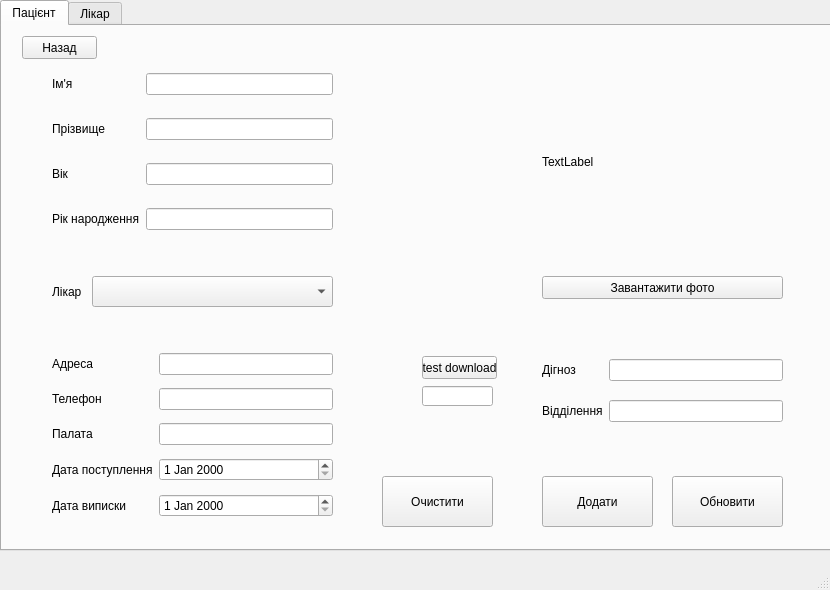
<?xml version="1.0" encoding="UTF-8"?>
<ui version="4.0">
 <class>MainWindow</class>
 <widget class="QMainWindow" name="MainWindow">
  <property name="geometry">
   <rect>
    <x>0</x>
    <y>0</y>
    <width>830</width>
    <height>590</height>
   </rect>
  </property>
  <property name="minimumSize">
   <size>
    <width>830</width>
    <height>590</height>
   </size>
  </property>
  <property name="maximumSize">
   <size>
    <width>830</width>
    <height>590</height>
   </size>
  </property>
  <property name="mouseTracking">
   <bool>false</bool>
  </property>
  <property name="windowTitle">
   <string>Hospitalqt</string>
  </property>
  <property name="toolButtonStyle">
   <enum>Qt::ToolButtonIconOnly</enum>
  </property>
  <property name="tabShape">
   <enum>QTabWidget::Rounded</enum>
  </property>
  <widget class="QWidget" name="centralwidget">
   <widget class="QTabWidget" name="tabWidget">
    <property name="geometry">
     <rect>
      <x>0</x>
      <y>0</y>
      <width>841</width>
      <height>551</height>
     </rect>
    </property>
    <property name="minimumSize">
     <size>
      <width>841</width>
      <height>551</height>
     </size>
    </property>
    <property name="maximumSize">
     <size>
      <width>841</width>
      <height>551</height>
     </size>
    </property>
    <property name="currentIndex">
     <number>0</number>
    </property>
    <widget class="QWidget" name="tab">
     <attribute name="title">
      <string>Пацієнт</string>
     </attribute>
     <widget class="QWidget" name="gridLayoutWidget">
      <property name="geometry">
       <rect>
        <x>50</x>
        <y>30</y>
        <width>281</width>
        <height>191</height>
       </rect>
      </property>
      <layout class="QGridLayout" name="gridLayout">
       <item row="0" column="0">
        <widget class="QLabel" name="label">
         <property name="text">
          <string>Ім'я</string>
         </property>
        </widget>
       </item>
       <item row="1" column="1">
        <widget class="QLineEdit" name="linesurname"/>
       </item>
       <item row="2" column="0">
        <widget class="QLabel" name="label_3">
         <property name="text">
          <string>Вік</string>
         </property>
        </widget>
       </item>
       <item row="2" column="1">
        <widget class="QLineEdit" name="lineage"/>
       </item>
       <item row="1" column="0">
        <widget class="QLabel" name="label_2">
         <property name="text">
          <string>Прізвище</string>
         </property>
        </widget>
       </item>
       <item row="0" column="1">
        <widget class="QLineEdit" name="lineEditname"/>
       </item>
       <item row="4" column="1">
        <widget class="QLineEdit" name="linebirth"/>
       </item>
       <item row="4" column="0">
        <widget class="QLabel" name="label_4">
         <property name="text">
          <string>Рік народження</string>
         </property>
        </widget>
       </item>
      </layout>
     </widget>
     <widget class="QWidget" name="gridLayoutWidget_2">
      <property name="geometry">
       <rect>
        <x>50</x>
        <y>320</y>
        <width>281</width>
        <height>181</height>
       </rect>
      </property>
      <layout class="QGridLayout" name="gridLayout_2">
       <item row="0" column="1">
        <widget class="QLabel" name="label_5">
         <property name="text">
          <string>Адреса              </string>
         </property>
        </widget>
       </item>
       <item row="2" column="2">
        <widget class="QLineEdit" name="linechamber"/>
       </item>
       <item row="1" column="1">
        <widget class="QLabel" name="label_6">
         <property name="text">
          <string>Телефон</string>
         </property>
        </widget>
       </item>
       <item row="1" column="2">
        <widget class="QLineEdit" name="linephone"/>
       </item>
       <item row="3" column="1">
        <widget class="QLabel" name="label_8">
         <property name="text">
          <string>Дата поступлення</string>
         </property>
        </widget>
       </item>
       <item row="2" column="1">
        <widget class="QLabel" name="label_7">
         <property name="text">
          <string>Палата</string>
         </property>
        </widget>
       </item>
       <item row="0" column="2">
        <widget class="QLineEdit" name="lineadress"/>
       </item>
       <item row="4" column="1">
        <widget class="QLabel" name="label_9">
         <property name="text">
          <string>Дата виписки</string>
         </property>
        </widget>
       </item>
       <item row="3" column="2">
        <widget class="QDateEdit" name="dateEdit"/>
       </item>
       <item row="4" column="2">
        <widget class="QDateEdit" name="dateEdit_2"/>
       </item>
      </layout>
     </widget>
     <widget class="QPushButton" name="pushButton">
      <property name="geometry">
       <rect>
        <x>540</x>
        <y>450</y>
        <width>111</width>
        <height>51</height>
       </rect>
      </property>
      <property name="text">
       <string>Додати</string>
      </property>
     </widget>
     <widget class="QPushButton" name="pushButton_2">
      <property name="geometry">
       <rect>
        <x>670</x>
        <y>450</y>
        <width>111</width>
        <height>51</height>
       </rect>
      </property>
      <property name="text">
       <string>Обновити</string>
      </property>
     </widget>
     <widget class="QLabel" name="photoLabel">
      <property name="geometry">
       <rect>
        <x>540</x>
        <y>30</y>
        <width>241</width>
        <height>211</height>
       </rect>
      </property>
      <property name="cursor">
       <cursorShape>ArrowCursor</cursorShape>
      </property>
      <property name="text">
       <string>TextLabel</string>
      </property>
     </widget>
     <widget class="QPushButton" name="loadphoto">
      <property name="geometry">
       <rect>
        <x>540</x>
        <y>250</y>
        <width>241</width>
        <height>23</height>
       </rect>
      </property>
      <property name="text">
       <string>Завантажити фото</string>
      </property>
     </widget>
     <widget class="QPushButton" name="pushButton_3">
      <property name="geometry">
       <rect>
        <x>420</x>
        <y>330</y>
        <width>75</width>
        <height>23</height>
       </rect>
      </property>
      <property name="text">
       <string>test download</string>
      </property>
     </widget>
     <widget class="QLineEdit" name="lineEdit">
      <property name="geometry">
       <rect>
        <x>420</x>
        <y>360</y>
        <width>71</width>
        <height>20</height>
       </rect>
      </property>
     </widget>
     <widget class="QPushButton" name="clearbutton">
      <property name="geometry">
       <rect>
        <x>380</x>
        <y>450</y>
        <width>111</width>
        <height>51</height>
       </rect>
      </property>
      <property name="text">
       <string>Очистити</string>
      </property>
     </widget>
     <widget class="QComboBox" name="comboBox">
      <property name="geometry">
       <rect>
        <x>90</x>
        <y>250</y>
        <width>241</width>
        <height>31</height>
       </rect>
      </property>
     </widget>
     <widget class="QWidget" name="gridLayoutWidget_5">
      <property name="geometry">
       <rect>
        <x>540</x>
        <y>320</y>
        <width>241</width>
        <height>91</height>
       </rect>
      </property>
      <layout class="QGridLayout" name="gridLayout_5">
       <item row="0" column="0">
        <widget class="QLabel" name="labeldiagnosis">
         <property name="text">
          <string>Дігноз</string>
         </property>
        </widget>
       </item>
       <item row="1" column="0">
        <widget class="QLabel" name="labeldiagnosisdepartment">
         <property name="text">
          <string>Відділення</string>
         </property>
        </widget>
       </item>
       <item row="0" column="1">
        <widget class="QLineEdit" name="lineEdit_2"/>
       </item>
       <item row="1" column="1">
        <widget class="QLineEdit" name="lineEdit_3"/>
       </item>
      </layout>
     </widget>
     <widget class="QLabel" name="label_18">
      <property name="geometry">
       <rect>
        <x>50</x>
        <y>250</y>
        <width>41</width>
        <height>31</height>
       </rect>
      </property>
      <property name="text">
       <string>Лікар</string>
      </property>
     </widget>
     <widget class="QPushButton" name="backbutton">
      <property name="geometry">
       <rect>
        <x>20</x>
        <y>10</y>
        <width>75</width>
        <height>23</height>
       </rect>
      </property>
      <property name="text">
       <string>Назад</string>
      </property>
     </widget>
    </widget>
    <widget class="QWidget" name="tab_2">
     <attribute name="title">
      <string>Лікар</string>
     </attribute>
     <widget class="QLabel" name="photoLabel_2">
      <property name="geometry">
       <rect>
        <x>540</x>
        <y>30</y>
        <width>241</width>
        <height>211</height>
       </rect>
      </property>
      <property name="cursor">
       <cursorShape>ArrowCursor</cursorShape>
      </property>
      <property name="text">
       <string>TextLabel</string>
      </property>
     </widget>
     <widget class="QWidget" name="gridLayoutWidget_3">
      <property name="geometry">
       <rect>
        <x>50</x>
        <y>30</y>
        <width>281</width>
        <height>191</height>
       </rect>
      </property>
      <layout class="QGridLayout" name="gridLayout_3">
       <item row="1" column="0">
        <widget class="QLabel" name="label_10">
         <property name="text">
          <string>Прізвище</string>
         </property>
        </widget>
       </item>
       <item row="2" column="1">
        <widget class="QLineEdit" name="lineage_2"/>
       </item>
       <item row="1" column="1">
        <widget class="QLineEdit" name="linesurname_2"/>
       </item>
       <item row="0" column="0">
        <widget class="QLabel" name="label_11">
         <property name="text">
          <string>Ім'я</string>
         </property>
        </widget>
       </item>
       <item row="0" column="1">
        <widget class="QLineEdit" name="lineEditname_2"/>
       </item>
       <item row="3" column="0">
        <widget class="QLabel" name="label_12">
         <property name="text">
          <string>Телефон            </string>
         </property>
        </widget>
       </item>
       <item row="2" column="0">
        <widget class="QLabel" name="label_13">
         <property name="text">
          <string>Вік</string>
         </property>
        </widget>
       </item>
       <item row="3" column="1">
        <widget class="QLineEdit" name="linenumber_2"/>
       </item>
      </layout>
     </widget>
     <widget class="QWidget" name="gridLayoutWidget_4">
      <property name="geometry">
       <rect>
        <x>50</x>
        <y>320</y>
        <width>281</width>
        <height>181</height>
       </rect>
      </property>
      <layout class="QGridLayout" name="gridLayout_4">
       <item row="4" column="1">
        <widget class="QLabel" name="label_16">
         <property name="text">
          <string>Відділення</string>
         </property>
        </widget>
       </item>
       <item row="1" column="2">
        <widget class="QLineEdit" name="linestate_2"/>
       </item>
       <item row="2" column="2">
        <widget class="QLineEdit" name="linesalary_2"/>
       </item>
       <item row="0" column="1">
        <widget class="QLabel" name="label_14">
         <property name="text">
          <string>Спеціальність    </string>
         </property>
        </widget>
       </item>
       <item row="2" column="1">
        <widget class="QLabel" name="label_17">
         <property name="text">
          <string>Зарплатня</string>
         </property>
        </widget>
       </item>
       <item row="1" column="1">
        <widget class="QLabel" name="label_15">
         <property name="text">
          <string>Посада</string>
         </property>
        </widget>
       </item>
       <item row="0" column="2">
        <widget class="QLineEdit" name="linespeciality_2"/>
       </item>
       <item row="4" column="2">
        <widget class="QLineEdit" name="linedepartment"/>
       </item>
      </layout>
     </widget>
    </widget>
   </widget>
  </widget>
  <widget class="QMenuBar" name="menubar">
   <property name="geometry">
    <rect>
     <x>0</x>
     <y>0</y>
     <width>830</width>
     <height>21</height>
    </rect>
   </property>
  </widget>
  <widget class="QStatusBar" name="statusbar">
   <property name="enabled">
    <bool>true</bool>
   </property>
  </widget>
 </widget>
 <resources/>
 <connections/>
</ui>
